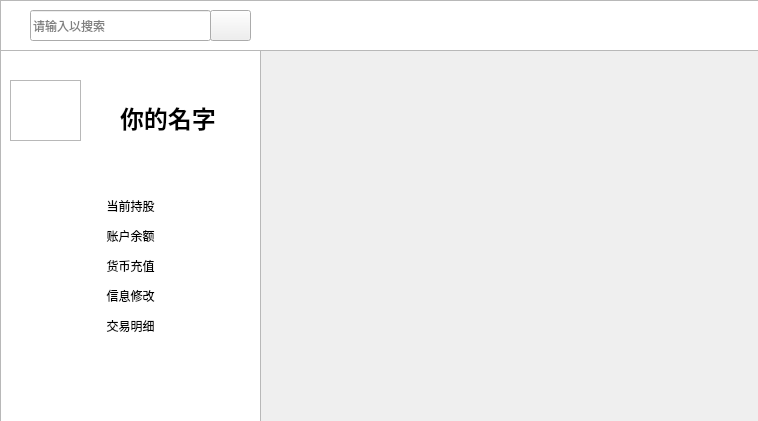
<?xml version="1.0" encoding="UTF-8"?>
<ui version="4.0">
 <class>Mystock</class>
 <widget class="QWidget" name="Mystock">
  <property name="geometry">
   <rect>
    <x>0</x>
    <y>0</y>
    <width>758</width>
    <height>421</height>
   </rect>
  </property>
  <property name="windowTitle">
   <string>Form</string>
  </property>
  <widget class="QStackedWidget" name="stackedWidget">
   <property name="geometry">
    <rect>
     <x>260</x>
     <y>50</y>
     <width>501</width>
     <height>371</height>
    </rect>
   </property>
   <widget class="QWidget" name="page"/>
   <widget class="QWidget" name="page_2"/>
  </widget>
  <widget class="QGraphicsView" name="graphicsView">
   <property name="geometry">
    <rect>
     <x>0</x>
     <y>0</y>
     <width>761</width>
     <height>51</height>
    </rect>
   </property>
   <property name="styleSheet">
    <string notr="true">background-image: url(:/images/145c34ad17d0371.jpg);</string>
   </property>
  </widget>
  <widget class="QGraphicsView" name="graphicsView_2">
   <property name="geometry">
    <rect>
     <x>0</x>
     <y>50</y>
     <width>261</width>
     <height>381</height>
    </rect>
   </property>
   <property name="styleSheet">
    <string notr="true">border-image: url(:/images/v2-4bed12d53f95797b389478104565a5fe_r.jpg);</string>
   </property>
  </widget>
  <widget class="QPushButton" name="stock_held">
   <property name="geometry">
    <rect>
     <x>0</x>
     <y>190</y>
     <width>261</width>
     <height>31</height>
    </rect>
   </property>
   <property name="styleSheet">
    <string notr="true">background-image: url(:/images/v2-4bed12d53f95797b389478104565a5fe_r.jpg);
font: 500 16pt &quot;Noto Sans SC Medium&quot;;</string>
   </property>
   <property name="text">
    <string>当前持股</string>
   </property>
   <property name="flat">
    <bool>true</bool>
   </property>
  </widget>
  <widget class="QPushButton" name="Account_Money">
   <property name="geometry">
    <rect>
     <x>0</x>
     <y>220</y>
     <width>261</width>
     <height>31</height>
    </rect>
   </property>
   <property name="styleSheet">
    <string notr="true">background-image: url(:/images/v2-4bed12d53f95797b389478104565a5fe_r.jpg);
font: 500 16pt &quot;Noto Sans SC Medium&quot;;</string>
   </property>
   <property name="text">
    <string>账户余额</string>
   </property>
   <property name="flat">
    <bool>true</bool>
   </property>
  </widget>
  <widget class="QPushButton" name="recharge">
   <property name="geometry">
    <rect>
     <x>0</x>
     <y>250</y>
     <width>261</width>
     <height>31</height>
    </rect>
   </property>
   <property name="styleSheet">
    <string notr="true">background-image: url(:/images/v2-4bed12d53f95797b389478104565a5fe_r.jpg);
font: 500 16pt &quot;Noto Sans SC Medium&quot;;</string>
   </property>
   <property name="text">
    <string>货币充值</string>
   </property>
   <property name="flat">
    <bool>true</bool>
   </property>
  </widget>
  <widget class="QPushButton" name="set_message">
   <property name="geometry">
    <rect>
     <x>0</x>
     <y>280</y>
     <width>261</width>
     <height>31</height>
    </rect>
   </property>
   <property name="styleSheet">
    <string notr="true">background-image: url(:/images/v2-4bed12d53f95797b389478104565a5fe_r.jpg);
font: 500 16pt &quot;Noto Sans SC Medium&quot;;</string>
   </property>
   <property name="text">
    <string>信息修改</string>
   </property>
   <property name="flat">
    <bool>true</bool>
   </property>
  </widget>
  <widget class="QPushButton" name="history_trade">
   <property name="geometry">
    <rect>
     <x>0</x>
     <y>310</y>
     <width>261</width>
     <height>31</height>
    </rect>
   </property>
   <property name="styleSheet">
    <string notr="true">background-image: url(:/images/v2-4bed12d53f95797b389478104565a5fe_r.jpg);
font: 500 16pt &quot;Noto Sans SC Medium&quot;;</string>
   </property>
   <property name="text">
    <string>交易明细</string>
   </property>
   <property name="flat">
    <bool>true</bool>
   </property>
  </widget>
  <widget class="QGraphicsView" name="avator">
   <property name="geometry">
    <rect>
     <x>10</x>
     <y>80</y>
     <width>71</width>
     <height>61</height>
    </rect>
   </property>
  </widget>
  <widget class="QLabel" name="name">
   <property name="geometry">
    <rect>
     <x>120</x>
     <y>100</y>
     <width>131</width>
     <height>31</height>
    </rect>
   </property>
   <property name="text">
    <string>&lt;html&gt;&lt;head/&gt;&lt;body&gt;&lt;p&gt;&lt;span style=&quot; font-size:18pt; font-weight:700;&quot;&gt;你的名字&lt;/span&gt;&lt;/p&gt;&lt;/body&gt;&lt;/html&gt;</string>
   </property>
  </widget>
  <widget class="QLineEdit" name="lineEdit">
   <property name="geometry">
    <rect>
     <x>30</x>
     <y>10</y>
     <width>181</width>
     <height>31</height>
    </rect>
   </property>
   <property name="inputMask">
    <string/>
   </property>
   <property name="placeholderText">
    <string>请输入以搜索</string>
   </property>
  </widget>
  <widget class="QPushButton" name="search">
   <property name="geometry">
    <rect>
     <x>210</x>
     <y>10</y>
     <width>41</width>
     <height>31</height>
    </rect>
   </property>
   <property name="styleSheet">
    <string notr="true"/>
   </property>
   <property name="text">
    <string/>
   </property>
   <property name="icon">
    <iconset resource="images.qrc">
     <normaloff>:/images/e6b19e6b1f296bec.webp</normaloff>:/images/e6b19e6b1f296bec.webp</iconset>
   </property>
  </widget>
 </widget>
 <resources>
  <include location="images.qrc"/>
 </resources>
 <connections/>
</ui>
